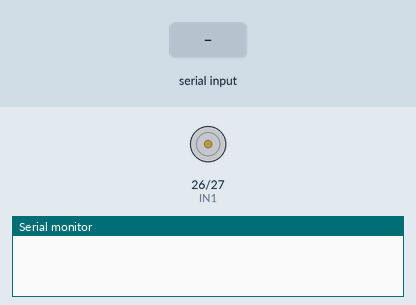
This sketch was run on a simulated ESP32. On the bench: motor-driver pin pairs drawn as motors (green arrow = first pin HIGH = forward, orange = second pin HIGH = backward, longer = more drive, scaled by the enable pin), the last lines printed to the serial monitor. The inputs (shaded band) are chosen by the test bench.

Above: at 1.2 s.
1.3 s: "90,45\n" received over Serial
At 2.1 s:
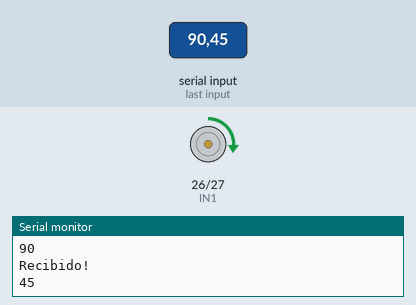
3.8 s: "30,150\n" received over Serial
At 4.5 s:
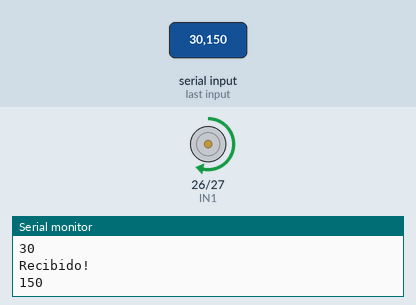
6.3 s: "200\n" received over Serial
At 7.1 s:
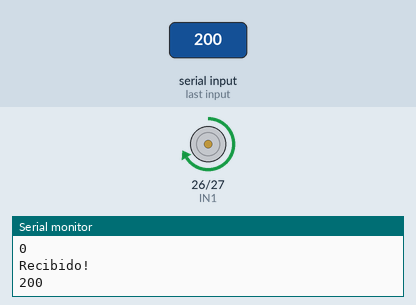
8.8 s: "500\n" received over Serial
10.3 s: "5\n" received over Serial
12.8 s: "700\n" received over Serial
Timing chart, 0 to 15.3 s (numbered marks = the images above; inputs shaded):
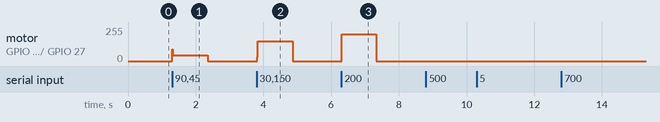

The sketch:

SerialSpeed.ino
```cpp
int IN1 = 26;
int IN2 = 27;
int ENA = 14;

void setup() {
  Serial.begin(9600);

  // put your setup code here, to run once:
  pinMode(IN1, OUTPUT);
  pinMode(IN2, OUTPUT);
  pinMode(ENA, OUTPUT);

  digitalWrite(IN1, HIGH);
  digitalWrite(IN2, LOW);
}

void loop() {

  if (Serial.available()) {
    int speed = Serial.parseInt();
    if (speed >= 0 && speed <= 255) {
      Serial.println("Recibido!");
      Serial.println(speed);

      analogWrite(ENA, speed);
    }

    if (speed == 500) {
      digitalWrite(IN1, LOW);
      digitalWrite(IN2, LOW);
    }

    if (speed == 600) {
      digitalWrite(IN1, HIGH);
      digitalWrite(IN2, LOW);
    }

    if (speed == 700) {
      digitalWrite(IN1, LOW);
      digitalWrite(IN2, HIGH);
    }
  }

  delay(20);
}
```

Measured:
- after the input at 1.3 s, motor on GPIO 26 (IN1) / GPIO 27 (IN2): stopped → forward 45/255 at once, → stopped 1.0 s later
- after the input at 3.8 s, motor on GPIO 26 (IN1) / GPIO 27 (IN2): stopped → forward 150/255 at once, → stopped 1.0 s later
- after the input at 6.3 s, motor on GPIO 26 (IN1) / GPIO 27 (IN2): stopped → forward 200/255 at once, → stopped 1.0 s later
